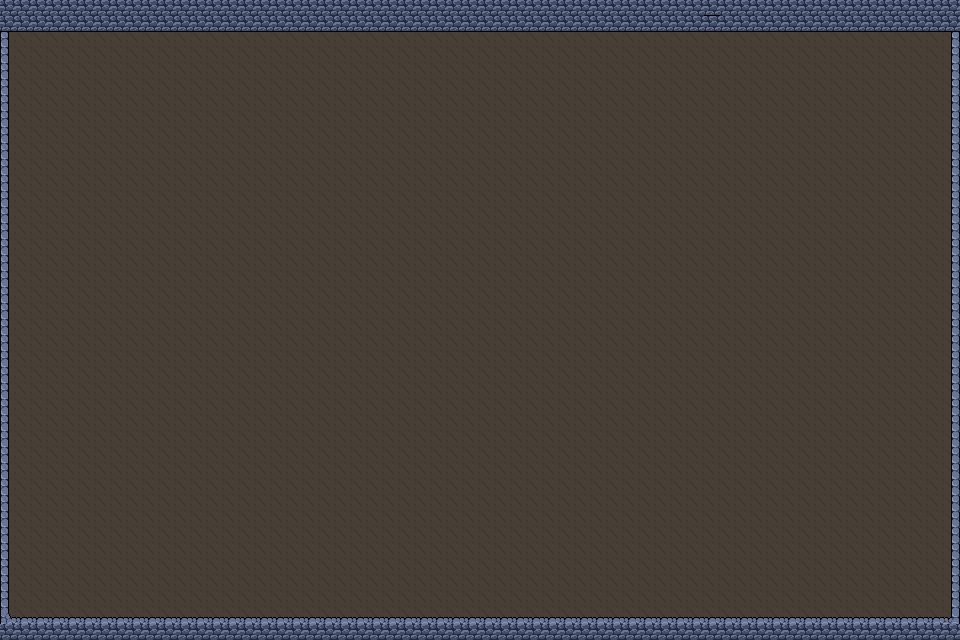

A 2D game scene composited from a Tiled map and its tileset images. What follows is a short description and the map's XML, with each tile layer's data collapsed to a summary:
An orthogonal 60x40 tile map with 16x16 px tiles, 2 tile layers (floor, walls), 2 tilesets and 4 objects.

<map version="1.10" tiledversion="1.11.0" orientation="orthogonal" renderorder="right-down" width="60" height="40" tilewidth="16" tileheight="16" infinite="0" nextlayerid="4" nextobjectid="10">
 <tileset firstgid="1" source="Tileset_2.tsx" />
 <tileset firstgid="16" source="Tileset_3.tsx" />
 <layer id="1" name="floor" width="60" height="40">
  <data>[2400 cells, 2400 non-empty, 3 distinct tile ids]</data>
 </layer>
 <layer id="2" name="walls" width="60" height="40">
  <data>[2400 cells, 312 non-empty, 7 distinct tile ids]</data>
 </layer>
 <objectgroup id="3" name="collisions">
  <object id="4" x="6.25" y="16" width="946.25" height="14.375" />
  <object id="7" x="0" y="31.5" width="8.25" height="592.25" />
  <object id="8" x="951.375" y="31.4063" width="8.25" height="592.25" />
  <object id="9" x="8.95833" y="617.563" width="941.5" height="14.375" />
 </objectgroup>
</map>
